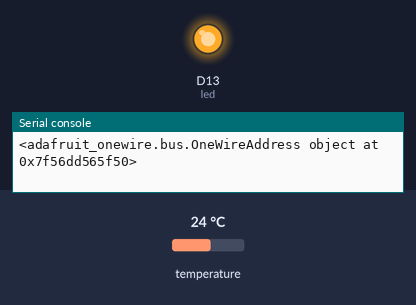
Simulated run of this program. Board: CircuitPython board. On the bench: output pins drawn as LEDs (lit = HIGH), the last lines printed to the serial console. The test bench sets the inputs (shaded band); at power-on: temperature 24 °C. No radio messages arrive unless stated (any console line starting 'radio sent:' is added by the test bench).

Above: at 0.1 s.
At 60.7 s:
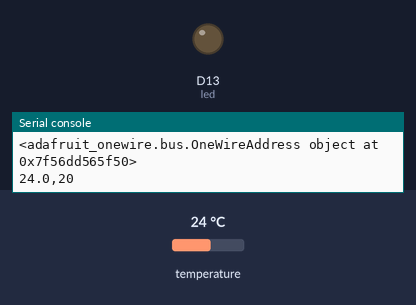
Timing chart, 0 to 130.0 s (numbered marks = the images above):
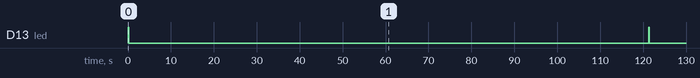

The program:

rad_onewire.py
```python
import board
import busio
import digitalio
import time
import adafruit_rfm9x
import gc

from adafruit_onewire.bus import OneWireBus
from adafruit_ds18x20 import DS18X20

SLEEP_TIME=120

# Initialize one-wire bus on board pin D5.
ow_bus = OneWireBus(board.D5)

# Scan for sensors and grab the first one found.
ds18_bus=ow_bus.scan()
print(ds18_bus)

ds18=[]
for probe in ds18_bus:
    print(probe)
    ds18.append(DS18X20(ow_bus, probe))


# lora radio
spi = busio.SPI(board.SCK, MOSI=board.MOSI, MISO=board.MISO)
cs = digitalio.DigitalInOut(board.RFM9X_CS)
reset = digitalio.DigitalInOut(board.RFM9X_RST)
rfm9x = adafruit_rfm9x.RFM9x(spi, cs, reset, 915.0)

# led
led = digitalio.DigitalInOut(board.D13)
led.direction = digitalio.Direction.OUTPUT

# default values if probe doesn't work

temp=30
moisture=20

while True:

    if (len(ds18)==1):
        sensor=ds18[0]
        temp=float(sensor.temperature)
        #print("read temp:"+temp)
        #print('{0:0.3f}C'.format(sensor.temperature))

    sendstr=str(temp)+","+str(moisture)
    rfm9x.send(sendstr)
    led.value=True
    time.sleep(.1)
    led.value = False
    time.sleep(.1)
    print(sendstr)
    time.sleep(1)
    gc.collect()

    time.sleep(SLEEP_TIME)
```

Measured:
- by itself, D13 (led): alternates HIGH for 0.10 s and LOW for 121 s
